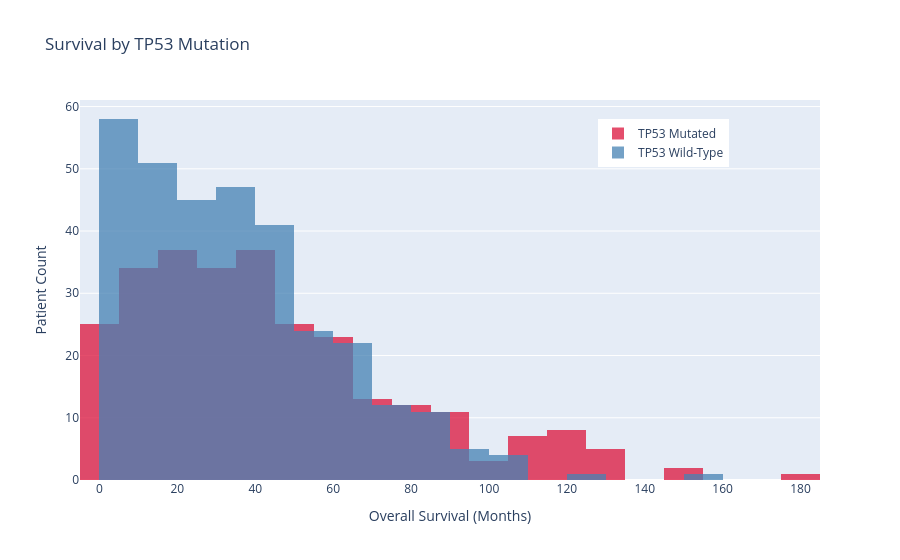

Notebook code cell kept with this figure:
### Code cell
import plotly.graph_objects as go

# TP53 survival groups
tp53_mut = df3[df3['TP53'] == 1]['Overall Survival (Months)']
tp53_wt = df3[df3['TP53'] == 0]['Overall Survival (Months)']

# Create the histogram
fig = go.Figure()

fig.add_trace(go.Histogram(
    x=tp53_mut,
    name='TP53 Mutated',
    opacity=0.75,
    marker_color='crimson'
))

fig.add_trace(go.Histogram(
    x=tp53_wt,
    name='TP53 Wild-Type',
    opacity=0.75,
    marker_color='steelblue'
))

# Overlay both histograms
fig.update_layout(
    barmode='overlay',
    title='Survival by TP53 Mutation',
    xaxis_title='Overall Survival (Months)',
    yaxis_title='Patient Count',
    legend=dict(x=0.7, y=0.95)
)

fig.show()

### Figure 1 — Plotly figure (JSON) as saved in the notebook; plotly's stock layout.template omitted (floating-point values rounded to 4 significant figures; data arrays with more than 128 entries replaced by an {"elided": "..."} marker saying what was removed)
{"data": [{"marker": {"color": "crimson"}, "name": "TP53 Mutated", "opacity": 0.75, "type": "histogram", "x": {"elided": "279 float values"}}, {"marker": {"color": "steelblue"}, "name": "TP53 Wild-Type", "opacity": 0.75, "type": "histogram", "x": {"elided": "338 float values"}}], "layout": {"barmode": "overlay", "legend": {"x": 0.7, "y": 0.95}, "title": {"text": "Survival by TP53 Mutation"}, "xaxis": {"title": {"text": "Overall Survival (Months)"}}, "yaxis": {"title": {"text": "Patient Count"}}}}
